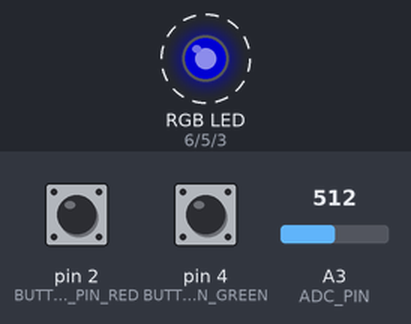
Simulated run of this sketch. Board: Arduino Uno, built with avr-gcc and run on an emulated ATmega328P. Shown: an RGB LED mixed from three pins (HIGH = lit). Dashed ring = blinking. Inputs (shaded band) come from the test bench; at power-on: A3 (ADC_PIN) = 512, pin 4 (BUTTON_PIN_GREEN) HIGH, pin 2 (BUTTON_PIN_RED) HIGH. Dim RGB values are drawn brighter than linear.

Above: at 1.25 s.
1.3 s: A3 (ADC_PIN) set to 0
At 2.3 s:
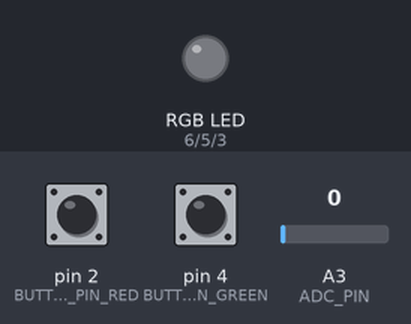
2.8 s: pin 4 (BUTTON_PIN_GREEN) pulled LOW for 3.2 s
At 6.7 s:
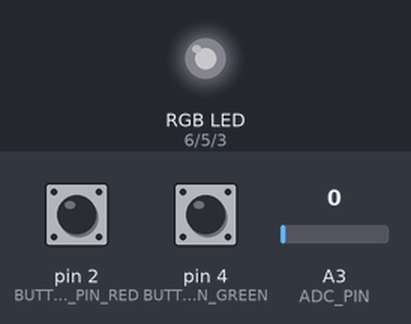
7.5 s: A3 (ADC_PIN) set to 1023
At 7.9 s:
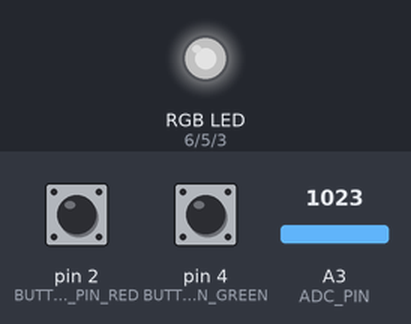
9.1 s: pin 2 (BUTTON_PIN_RED) pulled LOW for 0.15 s
At 9.97 s:
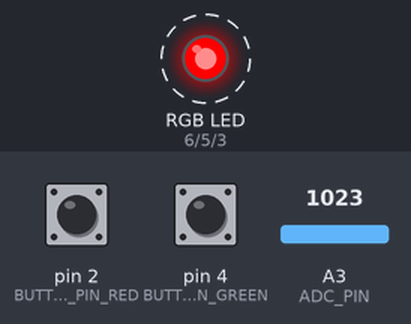
12.1 s: pin 4 (BUTTON_PIN_GREEN) pulled LOW for 1 s
14.6 s: pin 4 (BUTTON_PIN_GREEN) pulled LOW for 0.15 s
At 16.0 s:
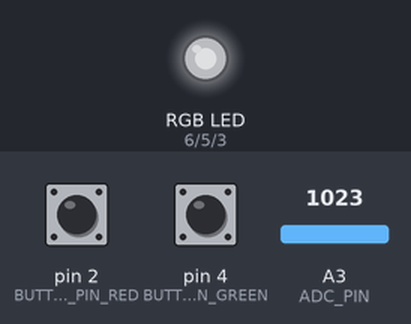
Timing chart, 0 to 17.3 s (numbered marks = the images above; inputs shaded):
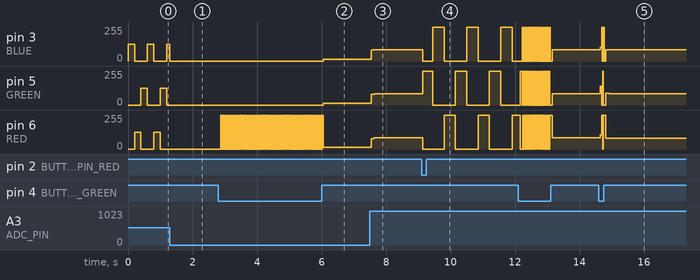

The sketch:

Lista4_1.ino
```cpp
#define BUTTON_PIN_RED 2
#define BUTTON_PIN_GREEN 4
#define RED 6
#define GREEN 5
#define BLUE 3
#define DEFAULT_DELAY 200
#define STANDARD_DELAY 20
#define ADC_PIN A3

int analogValue = 0;
bool lastBtnState_red = HIGH;
bool lastBtnState_green = HIGH;
bool led_state = LOW;
int my_delay = 0;
long time_start = 0;
long time_end = 0;
int last = BLUE;


void setup() {
  // put your setup code here, to run once:
  pinMode(BUTTON_PIN_RED, INPUT_PULLUP);
  pinMode(BUTTON_PIN_GREEN, INPUT_PULLUP);
  pinMode(RED, OUTPUT);
  pinMode(GREEN, OUTPUT);
  pinMode(BLUE, OUTPUT);
  my_delay = DEFAULT_DELAY;
}

void loop() {

  time_end = millis();

  if(time_end - time_start > my_delay) {
    time_start = time_end;

    if(last == BLUE) {
      digitalWrite(BLUE, LOW);
      digitalWrite(RED, HIGH);
      last = RED;
    } else if(last == RED) {
      digitalWrite(RED, LOW);
      digitalWrite(GREEN, HIGH);
      last = GREEN;
    } else if(last == GREEN) {
      digitalWrite(GREEN, LOW);
      digitalWrite(BLUE, HIGH);
      last = BLUE;
    }
  }
  analogs();

  bool currentBtnState_red = digitalRead(BUTTON_PIN_RED); // obecny stan pierwszego buttona
  bool currentBtnState_green = digitalRead(BUTTON_PIN_GREEN); // obecny stan drugiego buttona

  if(currentBtnState_red != lastBtnState_red) {
    delay(STANDARD_DELAY);
    currentBtnState_red = digitalRead(BUTTON_PIN_RED);
    if(currentBtnState_red != lastBtnState_red) {
      my_delay += 50;
    }
  }
  if(currentBtnState_green != lastBtnState_green) {
    delay(STANDARD_DELAY);
    currentBtnState_green = digitalRead(BUTTON_PIN_GREEN);
    if(currentBtnState_green != lastBtnState_green) {
      my_delay -= 50;
      if(my_delay <= 0) {
        my_delay = 0;
        digitalWrite(RED, HIGH);  // miganie ustaje, stale swiatlo
      }
    }
  }
}

void analogs() {
  analogValue = analogRead(ADC_PIN);
  int power = map(analogValue, 0, 1023, 0, 255);
  analogWrite(last, power);
}
```

Measured:
- after the input at 1.3 s, pin 5 (GREEN), pin 6 (RED): stops changing and stays 0/255
- after the input at 2.8 s, pin 3 (BLUE): 0/255 → 15/255 after 3.3 s; pin 5 (GREEN): 0/255 → 14/255 after 3.3 s; pin 6 (RED): 0/255 → 255/255 after 0.08 s, then repeats every 0.06 s: 0/255 0.04 s, 255/255 0.02 s, until it stays 14/255 from 6.1 s
- after the input at 7.5 s, pin 3 (BLUE): 15/255 → 86/255 at once; pin 5 (GREEN): 14/255 → 80/255 at once, → 86/255 0.12 s later; pin 6 (RED): 14/255 → 78/255 at once, → 86/255 0.08 s later
- after the input at 9.1 s, pin 3 (BLUE): 86/255 → 0/255 at once, then repeats every 1.1 s: 255/255 0.35 s, 0/255 0.70 s; pin 5 (GREEN), pin 6 (RED): alternates 255/255 for 0.35 s and 0/255 for 0.70 s, starting at once
- after the input at 14.6 s, pin 3 (BLUE): 86/255 → 85/255 at once; pin 5 (GREEN): 86/255 → 0/255 at once, → 90/255 0.17 s later, → 83/255 0.12 s later; pin 6 (RED): 85/255 → 255/255 at once, → 82/255 0.17 s later
- by itself, pin 5 (GREEN), pin 6 (RED): alternates 127/255 for 0.20 s and 0/255 for 0.40 s
